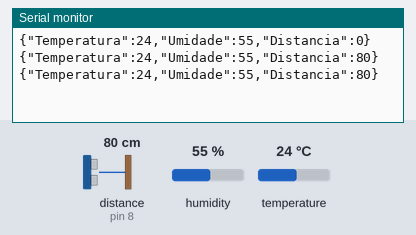
The sketch below on a simulated Arduino Uno, built with avr-gcc and run on an emulated ATmega328P. On the bench: the last lines printed to the serial monitor. Wiring (inferred from the names in the program): ultrasonic range finder: trigger pin 9; echo pin 8. The inputs (shaded band) are chosen by the test bench; at power-on: distance to the obstacle (sensor on pin 8) 80 cm, humidity 55 %, temperature 24 °C. The echo pulse lasts 58.3 µs per cm.

Above: at 1.3 s.
1.4 s: distance to the obstacle (sensor on pin 8) set to 2 cm
At 2.0 s:
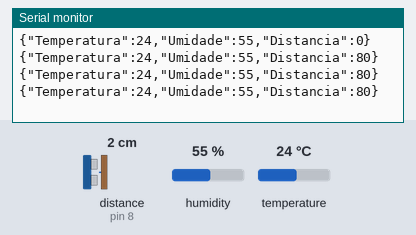
2.9 s: humidity set to 22 %
At 4.0 s:
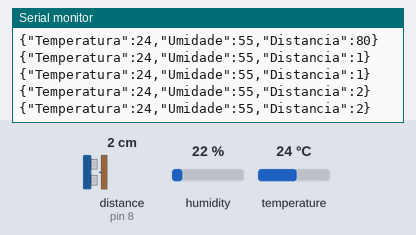
4.4 s: temperature set to 12 °C
At 5.8 s:
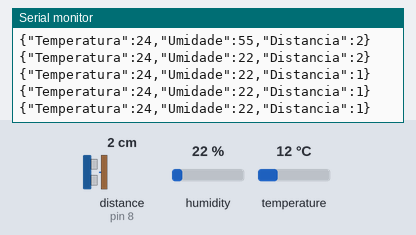
5.9 s: distance to the obstacle (sensor on pin 8) set to 4 cm
At 6.6 s:
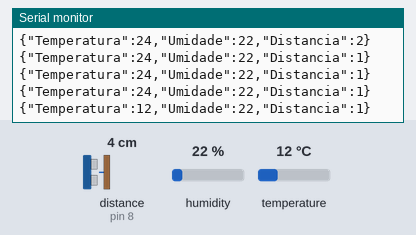
7.4 s: distance to the obstacle (sensor on pin 8) set to 299 cm
At 8.0 s:
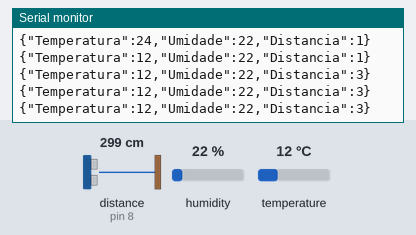
13.5 s: distance to the obstacle (sensor on pin 8) set to 9 cm
At 14.4 s:
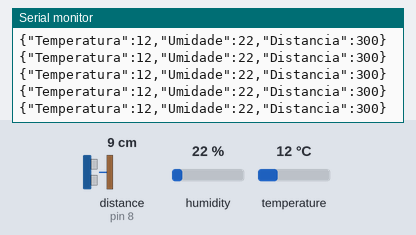
Timing chart, 0 to 16.5 s (numbered marks = the images above; inputs shaded):
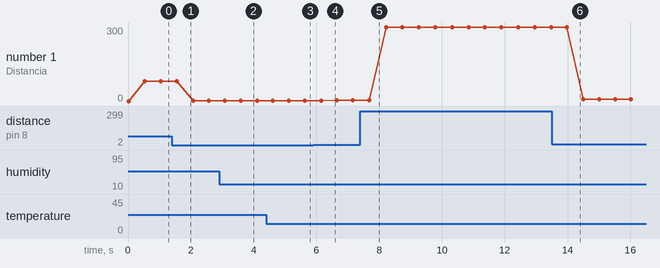

The sketch:

arduino22_04.ino
```cpp
#include<DHT.h>
#include<ArduinoJson.h>


#define dhtpin 7
#define dhttype DHT11
#define echo 8
#define trigger 9
#define led 10

DHT dht(dhtpin, dhttype);

int dist = 0;

void setup() {
  dht.begin();
  Serial.begin(9600);

  pinMode(echo, INPUT);
  pinMode(trigger, OUTPUT);

}

void loop() {
  int temp = dht.readTemperature();
  int umi = dht.readHumidity();

  //criando o JSON
  StaticJsonDocument<100>json;

  //criando os atributos e passando valor
  json["Temperatura"] = temp;
  json["Umidade"] = umi;
  json["Distancia"] = dist;

/*  serializeJson(json, Serial);
  Serial.println();
  delay(2000); */
//Comentarios
//Parte 1 - Inicio
/*
  Serial.println("Temperatura: "+String(temp) + "ºC");
  Serial.println("Umidade: "+String(umi) + "%");
  delay(2000);
*/
//Parte 1 - Fim


digitalWrite(trigger, HIGH);
delayMicroseconds(10);
digitalWrite(trigger, LOW);

dist = pulseIn(echo, HIGH);
dist /= 58;

serializeJson(json, Serial);
Serial.println();

if(dist < 50){
  digitalWrite(led, HIGH);
}else{
  digitalWrite(led, LOW);
}
delay(500);
}
```

Measured:
- plotted number 1: 80 → 1 after the input at 1.4 s, 1 → 3 after the input at 5.9 s, 3 → 300 after the input at 7.4 s, 300 → 8 after the input at 13.5 s
